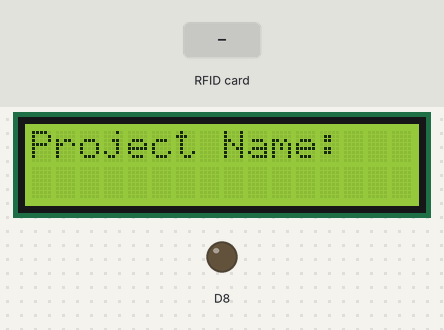
The sketch below on a simulated ESP8266 (NodeMCU). Parts: 16×2 character LCD, output pins drawn as LEDs (lit = HIGH). The test bench sets the inputs (shaded band). WiFi joins after 1.5 s; servers stay silent unless stated; the local clock reads 2024-03-15 10:24:30 at power-on unless the sketch sets it; what the sketch prints to the serial monitor is not drawn.

Above: at 1.8 s.
At 16.1 s:
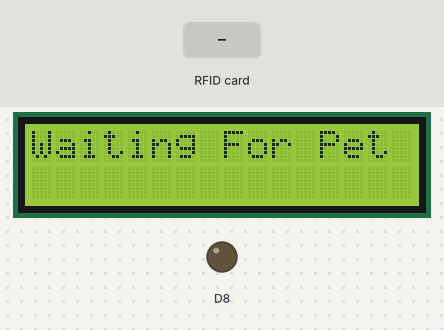
16.2 s: RFID card 0C D9 72 22 held to the reader
At 18.1 s:
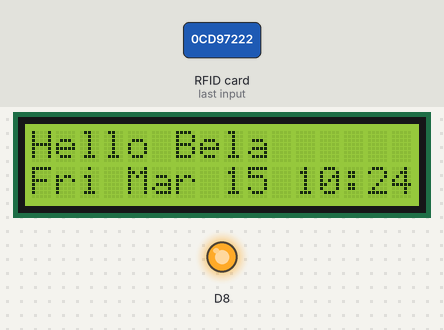
20.2 s: RFID card 29 DD EE 6E held to the reader
At 22.6 s:
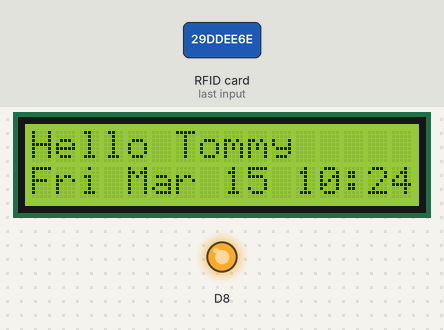
Timing chart, 0 to 27.1 s (numbered marks = the images above; inputs shaded):
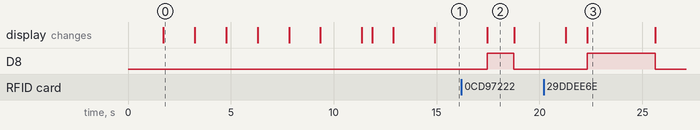

The sketch:

pet_feeder_CSE_A.ino
```cpp
#include "ThingSpeak.h"
#include <ESP8266WiFi.h>
#include<LiquidCrystal_I2C.h>
#include<Wire.h>
#include <time.h>
#include <SPI.h>
#include <MFRC522.h>

#define SS_PIN D4  //D2
#define RST_PIN D3 //D1
MFRC522 mfrc522(SS_PIN, RST_PIN);   // Create MFRC522 instance.
int statuss = 0;
int out = 0;


char input[12];
/**********************************/
LiquidCrystal_I2C lcd(0x3F, 16, 2);
/*****************************************/
unsigned long ch_no = 1889799;//Replace with ThingSpeak Channel number
const char * write_api = "LZUFYY9IIT8PZ6HC";//Replace with ThingSpeak write API
char ssid[] = "Priyanka10102020";
char pass[] = "Priya0906";

WiFiClient  client;
const char *str;
void setup()
{
  Serial.begin(9600);
  configTime(11 * 1800, 0, "pool.ntp.org", "time.nist.gov");
  Wire.begin(D2,D1);
  lcd.begin(16, 2);
  lcd.init();
  lcd.backlight();
  Serial.begin(9600);   // Initiate a serial communication
  SPI.begin();      // Initiate  SPI bus
  mfrc522.PCD_Init();   // Initiate MFRC522
  pinMode(D8,OUTPUT);
    lcd.setCursor(0,0);
  lcd.print(" ***Wel-Come****");
  lcd.setCursor(0,1);
  lcd.print("CSE Department");
  delay(1500);
  lcd.clear();
  lcd.setCursor(0,0);
  lcd.print("Project Name:");
  delay(1500);
  lcd.clear();
  lcd.setCursor(0,0);
  lcd.print("Pet Feeder Automn");
   lcd.setCursor(0,1);
  lcd.print("Using IOT Tech");
  delay(1500);
  lcd.clear();
  lcd.setCursor(0,0);
  lcd.print("Project Guide:");
   lcd.setCursor(0,1);
  lcd.print("Mrs.Shikalgar Mam");
  delay(1500);
  lcd.clear();
   lcd.print("Project Members:");
   delay(1500);
  lcd.clear();
   lcd.setCursor(0,0);
  lcd.print("Mr.Digvijay");
   lcd.setCursor(0,1);
   lcd.print("Ms.Shivani");
  delay(1500);
  lcd.clear();
  lcd.print("Ms Vishakha");
   lcd.setCursor(0,1);
  lcd.print("Ms.Priyanka");
   delay(2000);
   lcd.clear();
  WiFi.begin(ssid, pass);
  while (WiFi.status() != WL_CONNECTED)
  {
    delay(500);
    Serial.print(".");
    lcd.clear();
     lcd.setCursor(0, 0);
    lcd.print("Waiting For");
    lcd.setCursor(0,1);
    lcd.print("WiFi Connection");
    delay(1000);
  }
  Serial.println("WiFi connected");
  Serial.println(WiFi.localIP());
  lcd.clear();
  lcd.setCursor(0,0);
  lcd.print("WiFi connected");
  delay(2000);
  lcd.clear();
  ThingSpeak.begin(client);
}
void loop()
{
  digitalWrite(D8,LOW);
  lcd.setCursor(0,0);
  lcd.print("Waiting For Pet");
  int a=digitalRead(D8);
    Serial.print("D8 Pin Status:");
    Serial.print(a);
  delay(1500);

  time_t now = time(nullptr);
  str = ctime(&now);

  Serial.println();
delay(1000);
  if ( ! mfrc522.PICC_IsNewCardPresent())
  {
    return;
  }
  // Select one of the cards
  if ( ! mfrc522.PICC_ReadCardSerial())
  {
    return;
  }
  //Show UID on serial monitor
  Serial.println();
  Serial.print(" UID tag :");
  String content= "";
  byte letter;
  for (byte i = 0; i < mfrc522.uid.size; i++)
  {
     Serial.print(mfrc522.uid.uidByte[i] < 0x10 ? " 0" : " ");
     Serial.print(mfrc522.uid.uidByte[i], HEX);
     content.concat(String(mfrc522.uid.uidByte[i] < 0x10 ? " 0" : " "));
     content.concat(String(mfrc522.uid.uidByte[i], HEX));
  }
  content.toUpperCase();

  Serial.println();
  if (content.substring(1) == "0C D9 72 22") //change UID of the card that you want to give access

  {
    lcd.clear();

    Serial.print("Pet Name: Hello Bela");
    lcd.print("Hello Bela");
    lcd.setCursor(0,1);
    lcd.print(str);
    digitalWrite(D8,HIGH);
    int a=digitalRead(D8);
    Serial.print("D8 Pin Status:");
    Serial.print(a);

    Serial.println();

    delay(1000);
    statuss = 1;
    int rohan1=10;
         ThingSpeak.setField(1,str);
         ThingSpeak.setField(2,rohan1) ;
          ThingSpeak.writeFields(ch_no, write_api);

  }
if (content.substring(1) == "29 DD EE 6E") //change UID of the card that you want to give access
  {lcd.clear();

    Serial.print("Pet Name: Hello Tommy");
    lcd.print("Hello Tommy");
    delay(1000);
    //senddata("Hello Tommy");
    int rohan=20;
    statuss = 1;
    lcd.setCursor(0,1);
    lcd.print(str);
    digitalWrite(D8,HIGH);
    int a=digitalRead(D8);
    Serial.print("D8 Pin Status:");
    Serial.print(a);
    Serial.println();

    delay(1000);
    delay(1000);
    ThingSpeak.setField(1,str);
    ThingSpeak.setField(2,rohan) ;
   ThingSpeak.writeFields(ch_no, write_api);
   lcd.print("Data Updated");
   delay(1000);
  }
}
```

Measured:
- after the input at 16.2 s, D8: LOW → HIGH after 1.3 s, → LOW 1.3 s later; the display: changes after 1.3 s (image 2)
- after the input at 20.2 s, D8: LOW → HIGH after 2.1 s, → LOW 3.3 s later; the display: first changes after 1.1 s (image 3 shows a later state)
- what the display in image 0 shows lasts 1.6 s, from 1.7 s to 3.3 s
- what the display in image 2 shows lasts 1.3 s, from 17.5 s to 18.8 s
